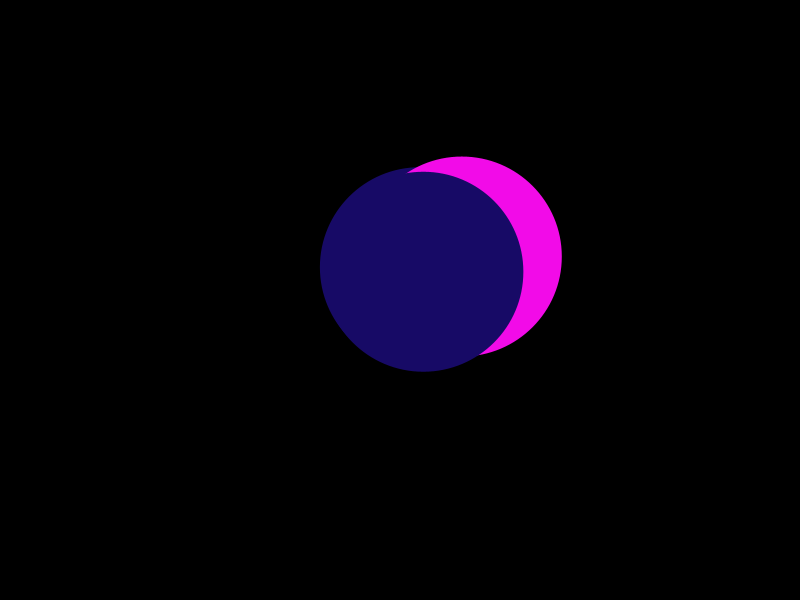
Frame 1 (no input)
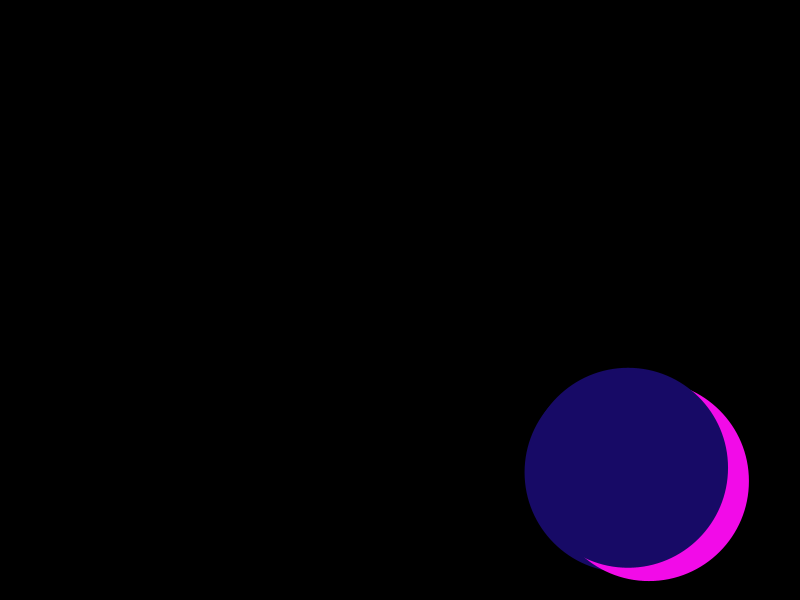
Frame 60 (the mouse pressed at the canvas centre just before this capture)
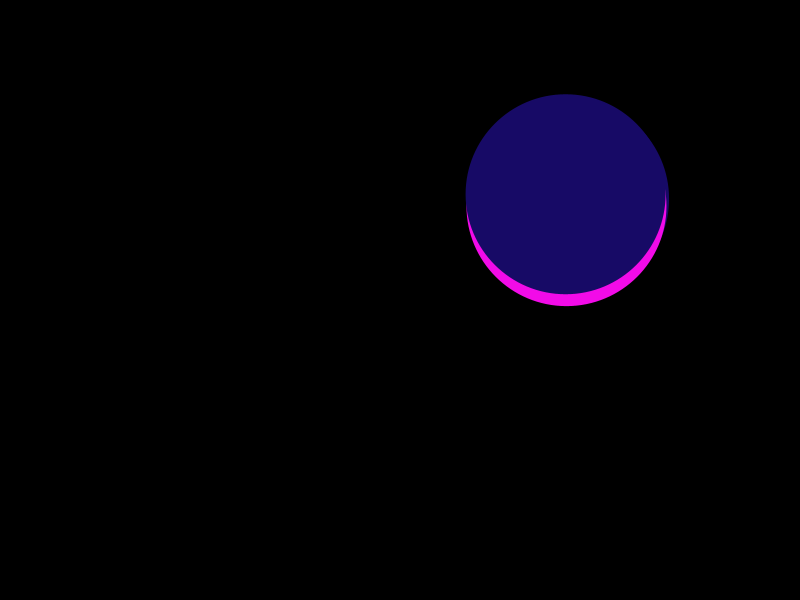
Frame 120 (the mouse held since frame 60 and released just before this capture)

The Processing sketch that drew these frames (run headless with seeded random() and noise(); from frame 60 on, the mouse is pressed at the canvas centre):

// Processing sketch: BouncyBallOOP
// ── BouncyBallOOP.pde
Ball b;    //declare a new Ball object called b
Ball b2;

void setup() {
  size(800, 600);
  b = new Ball();      //initialize b as a new object of the Ball class
  b2 = new Ball();
}

void draw() {
  background(0);
  b.display();  //call b's display() method
  b2.display();
  b.run();
  b2.run();
  b.bounce();
  b2.bounce();
}
// ── Ball.pde
class Ball {
  //declaring all information (fields) contained within the Ball class
  PVector loc, vel;
  int diam;
  color c;

  //this is a constructor. you can have more than one constructor for a given class
  Ball() {
    diam = 200;
    loc = new PVector(random(diam, width-diam), random(diam, height-diam));
    c = color(random(255), random(50), random(100, 255));
    vel = new PVector(random(0, 10), random(0, 10));
  }

  //after declaring fields and setting up constructors, you can define your methods
  void display() {
    fill(c);
    noStroke();
    ellipse(loc.x, loc.y, diam, diam);
  }

  void run() {
    background(0);
    fill(c);
    noStroke();
    ellipse(loc.x, loc.y, diam, diam);
    loc.add(vel);
  }

  void bounce() {
    fill(c);
    noStroke();
    ellipse(loc.x, loc.y, diam, diam);
    if (loc.x + diam/2 >= width) {
      vel.x = -abs(vel.x);
    } else if (loc.x - diam/2 <= 0) {
      vel.x = abs(vel.x);
    }
    if (loc.y + diam/2 >= height) {
      vel.y = -abs(vel.y);
    } else if (loc.y - diam/2 <= 0) {
      vel.y = abs(vel.y);
    }
  }
}
